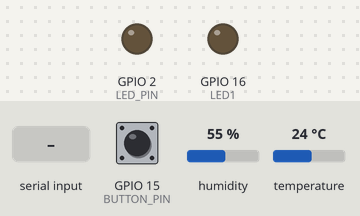
A program run on a simulated ESP32. On the bench: output pins drawn as LEDs (lit = HIGH). Wiring (inferred from the names in the program): BH1750 light sensor at I2C address 0x23. The inputs (shaded band) are chosen by the test bench; at power-on: GPIO 15 (BUTTON_PIN) HIGH, humidity 55 %, temperature 24 °C. EEPROM starts erased; nothing arrives over Bluetooth unless stated; what the program prints to the serial monitor is not drawn.

Above: at 1.7 s.
1.8 s: "led on!" received over the second serial link
At 10.0 s:
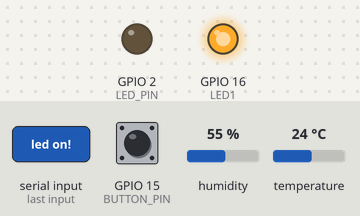
16.0 s: "led off!" received over the second serial link
At 23.9 s:
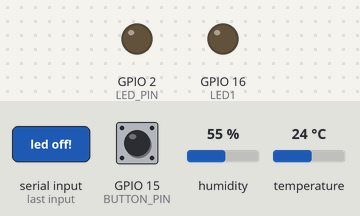
Timing chart, 0 to 25.4 s (numbered marks = the images above; inputs shaded):
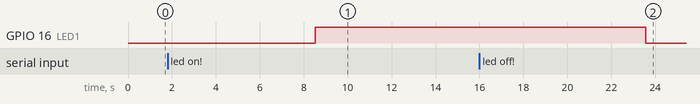

The program:

main.cpp
```cpp
#include <Arduino.h>
#include <Wire.h>
#include <EEPROM.h>
#include "DHT.h"
#include <BluetoothSerial.h>

//#define LED1 16
//#define LED2 17
//#define LED3 4
#define LED_PIN 2
#define LED1 16
#define LED_CHANNEL 0
#define PWM_FREQ 5000
#define PWM_RESOLUTION 8
#define BUTTON_PIN 15
#define RESET_EEPROM false
#define DHTPIN 4

unsigned char writePage[256];
unsigned char readPage[256];
char datakit[256];
char setData[256];


#define BH1750_ADDRESS 0x23
#define BHI1750_DATALEN 2
#define DHTTYPE DHT22
DHT dht(DHTPIN, DHTTYPE);
BluetoothSerial SerialBT;

void bh1750Request(int address);
int bh1750Read(int address);
void bacaEeprom(int address);
void tulisEeprom(int address, int EEPROM_SIZE, char * data);
void tulisPWifi(int address, int EEPROM_SIZE, char * data);
void bacaPWifi(int address);
String getValue(String data, char separator, int index);
void initLed();
void ledOn(int nomorLed);
void ledOff(int nomorLed);
void state();
void updateDhtData();

bool changeStatus = false;
portMUX_TYPE gpioIntMux = portMUX_INITIALIZER_UNLOCKED;

int dataIndex = 0;
int incomingByte = 0;
String dataSerial;
char myId[32], myPass[32];
float temperature = 0, humidity = 0;
String receivedString;
int lastTransmit = 0;

byte buff[2];

unsigned short lux = 0;

void IRAM_ATTR gpioISR(){
  portENTER_CRITICAL(&gpioIntMux);
  changeStatus = true;
  portEXIT_CRITICAL(&gpioIntMux);
}

void setup() {
  Wire.begin();
  Serial.begin(9600);
  dht.begin();
  EEPROM.begin(512);
  ledcSetup(LED_CHANNEL, PWM_FREQ, PWM_RESOLUTION);
  ledcAttachPin(LED_PIN, LED_CHANNEL);
  SerialBT.begin("BT Classic");
  if ( RESET_EEPROM ) {
    for (int i = 0; i < 512; i++) {
      EEPROM.write(i, 0);
    }
    EEPROM.commit();
    delay(500);
  }
  pinMode(BUTTON_PIN, INPUT_PULLUP);
  attachInterrupt(BUTTON_PIN, &gpioISR, FALLING);
  Serial.println();
  bacaEeprom(0);
  if (strcmp(datakit, "On") == 0){
    Serial.print("Status autobrightness On");
  } else if(strcmp(datakit, "Off") == 0) {
    Serial.print("Status autobrightness Off");
  }
  Serial.println();
  Serial.println("Data Parameter WIFI :");
  bacaPWifi(32);
  Serial.print("SSID : ");
  Serial.println(setData);
  bacaPWifi(64);
  Serial.print("Password : ");
  Serial.println(setData);
  initLed();
  // put your setup code here, to run once:
}

void updateDhtData() {
  temperature = dht.readTemperature();
  humidity = dht.readHumidity();
}

void loop() {
  bh1750Request(BH1750_ADDRESS);
  if (millis() - lastTransmit > 3000) {
    updateDhtData();
    String temphumData = "Data Sensor ==> Suhu : " + String(temperature) + "°C  dan Kelembapan : " + String(humidity) + " %";
    //SerialBT.println(temphumData);
    Serial.println(temphumData);
    lastTransmit = millis();
  }
   while(Serial.available()) {
      dataSerial = Serial.readString();
      Serial.print("Menerima Parameter setting WIFI : ");// read the incoming data as string
      Serial.println(dataSerial);
      Serial.println("Start Write WIFI setting ..........");
      String id = getValue(dataSerial,';',0);
      String pass = getValue(dataSerial,';',1);
      int len_id = id.length();
      int len_pass = pass.length();
      id.toCharArray(myId, len_id+1);
      pass.toCharArray(myPass, len_pass+1);
      tulisPWifi(32, len_id, myId);
      tulisPWifi(64, len_pass, myPass);
      delay(1000);
    }
  if (SerialBT.available()){
    char receivedChar = SerialBT.read();
    receivedString += receivedChar;
    // on/off led
    if (receivedChar == '!'){
      if (receivedString == "led on!"){
          SerialBT.println("LED Menyala");
          ledOn(LED1);
      } else if (receivedString == "led off!"){
          SerialBT.println("LED Mati");
          ledOff(LED1);
      } else {
          SerialBT.println("Perintah tidak dikenali");
      }

      receivedString = "";
      SerialBT.flush();
    }
    // get temp/humi dht22
    if (receivedString == "TEMP"){
      updateDhtData();
      String temp = String(temperature) + " °C";
      SerialBT.println(temp);
      receivedString = "";
      SerialBT.flush();
    } else if (receivedString == "HUMID"){
      updateDhtData();
      String humid = String(humidity) + " %";
      SerialBT.println(humid);
      receivedString = "";
      SerialBT.flush();
    } else if (receivedString == "LUX"){
      if (bh1750Read(BH1750_ADDRESS) == BHI1750_DATALEN)
      {
        lux = (((unsigned short)buff[0] << 8) | (unsigned short)buff[1])/ 1.2;
        String cahaya = String(lux) + " lux";
        SerialBT.println(cahaya);
      }
      receivedString = "";
      SerialBT.flush();
    } else if (receivedString == "AUTOBRIGHT ON"){
      changeStatus = true;
      receivedString = "";
      SerialBT.flush();
    } else if (receivedString == "AUTOBRIGHT OFF"){
      changeStatus = true;
      receivedString = "";
      SerialBT.flush();
    }
  }
   //menunggu interruption
  if (changeStatus){
    portENTER_CRITICAL(&gpioIntMux);
    changeStatus = false;
    portEXIT_CRITICAL(&gpioIntMux);
    state();
    bacaEeprom(0);
  }
  //cek data status bright mode
  if (strcmp(datakit, "On") == 0)
  {
  if (bh1750Read(BH1750_ADDRESS) == BHI1750_DATALEN)
  {
    lux = (((unsigned short)buff[0] << 8) | (unsigned short)buff[1])/ 1.2;
    Serial.println("Intensitas cahaya : " + String(lux) + " lux");
    if (lux > 2500)
    {
      int dutyCycle = 0;
      ledcWrite(LED_CHANNEL, dutyCycle);
    } else if (lux > 0 && lux < 2500)
      {
        int dutyCycle = 255 - (lux/10);
        ledcWrite(LED_CHANNEL, dutyCycle);
      }
  }
  } else if (strcmp(datakit, "Off") == 0)
    {
      if (bh1750Read(BH1750_ADDRESS) == BHI1750_DATALEN)
        {
          lux = (((unsigned short)buff[0] << 8) | (unsigned short)buff[1])/ 1.2;
          Serial.println("Intensitas cahaya : " + String(lux) + " lux");
          int dutyCycle = 255;
          ledcWrite(LED_CHANNEL, dutyCycle);
        }
      //ledOn(LED4);
    }
  delay(1000);
}
void initLed(){
  pinMode(LED1, OUTPUT);
}

void bh1750Request(int address){
  Wire.beginTransmission(address);
  Wire.write(0x10);
  Wire.endTransmission();
}

int bh1750Read(int address)
{
  int i = 0;
  Wire.beginTransmission(address);
  Wire.requestFrom(address,2);
  while (Wire.available())
  {
    buff[i] = Wire.read();
    i++;
  }
  Wire.endTransmission();
  return i;
}

void tulisEeprom(int address, int EEPROM_SIZE, char * data){
  for (int i = 0; i < EEPROM_SIZE; i++){
    EEPROM.write(address + i, data[i]);
  }
  EEPROM.commit();
}

void bacaEeprom(int address)
{
  for (int i = 0; i < 4; i++)
  {
     datakit[i] = EEPROM.read(address + i);
  }
}
void tulisPWifi(int address, int EEPROM_SIZE, char * data){
  //reset eeprom address 31 dan 64 replace data baru
  for (int i = 0; i < 31; i++) {
      EEPROM.write(address+i, 0);
  }
  //new data parameter wifi
  for (int i = 0; i < EEPROM_SIZE; i++){
    EEPROM.write(address + i, data[i]);
  }
  EEPROM.commit();
}

void bacaPWifi(int address)
{
  for (int i = 0; i < 256; i++)
  {
     setData[i] = EEPROM.read(address + i);
  }
}
void state(){
    if (strcmp(datakit, "On") == 0){
      char status[4] = "Off";
      tulisEeprom(0,sizeof(status),status);
      Serial.print("Status autobrightness Off");
      Serial.println();
    } else if (strcmp(datakit, "Off") == 0) {
      char status[3] = "On";
      tulisEeprom(0,sizeof(status),status);
      Serial.print("Status autobrightness On");
      Serial.println();
    }
}

void ledOn(int nomorLed)
{
  digitalWrite(nomorLed, HIGH);
}

void ledOff(int nomorLed)
{
  digitalWrite(nomorLed, LOW);
}

String getValue(String data, char separator, int index)
{
  int found = 0;
  int strIndex[] = {0, -1};
  int maxIndex = data.length()-1;

  for(int i=0; i<=maxIndex && found<=index; i++){
    if(data.charAt(i)==separator || i==maxIndex){
        found++;
        strIndex[0] = strIndex[1]+1;
        strIndex[1] = (i == maxIndex) ? i+1 : i;
    }
  }

  return found>index ? data.substring(strIndex[0], strIndex[1]) : "";
}
```

Measured:
- after the input at 1.8 s, GPIO 16 (LED1): LOW → HIGH after 6.7 s
- after the input at 16.0 s, GPIO 16 (LED1): HIGH → LOW after 7.6 s
